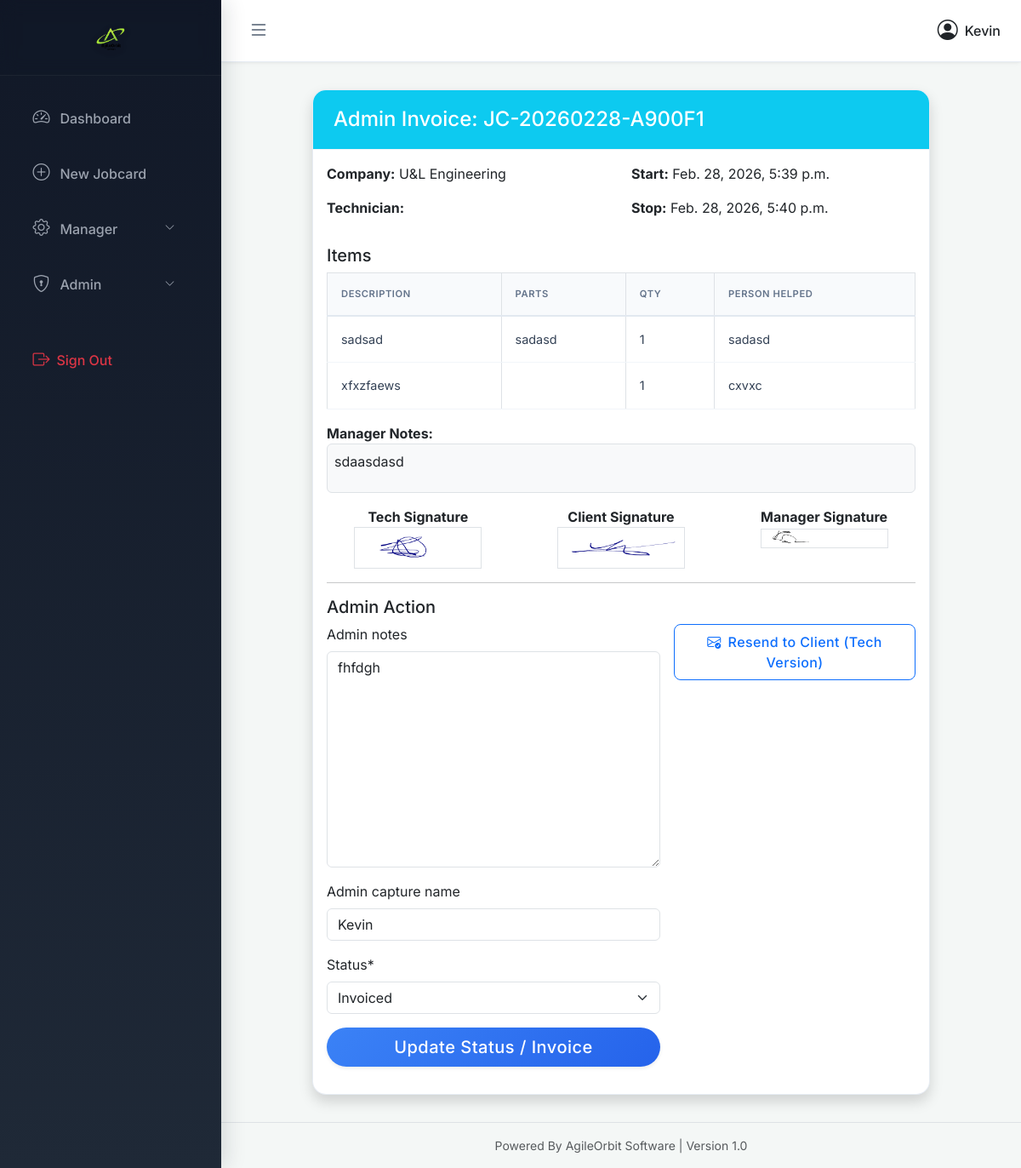
Screenshot of /manage/invoice/1/ (signed in) with the database file from the repository.
### jobcards/models.py (models this page shows, shortened)
class GlobalSettings(models.Model):
    company_name = models.CharField(max_length=255, default="My Company")
    company_logo = models.ImageField(upload_to='company_logos/', null=True, blank=True)
    watermark = models.ImageField(upload_to='watermarks/', null=True, blank=True)
    company_address = models.TextField(blank=True)
    company_contact = models.CharField(max_length=50, blank=True)
    class Meta:
        verbose_name_plural = "Global Settings"

class User(AbstractUser):
    class Role(models.TextChoices):
        SUPERUSER = 'SUPERUSER', 'Superuser'
        TECHNICIAN = 'TECHNICIAN', 'Technician'
        MANAGER = 'MANAGER', 'Manager'
        ADMIN = 'ADMIN', 'Admin'
    role = models.CharField(max_length=20, choices=Role.choices, default=Role.TECHNICIAN)
    def is_technician(self):
        return self.role == self.Role.TECHNICIAN
    def is_manager(self):
        return self.role == self.Role.MANAGER
    def is_admin_role(self):
        return self.role == self.Role.ADMIN

class Jobcard(models.Model):
    class Status(models.TextChoices):
        DRAFT = 'DRAFT', 'Draft'
        SUBMITTED = 'SUBMITTED', 'Submitted'
        APPROVED = 'APPROVED', 'Approved'
        INVOICED = 'INVOICED', 'Invoiced'
    class Category(models.TextChoices):
        INTERNAL = 'INTERNAL', 'Internal'
        CALL_OUT = 'CALL_OUT', 'Call Out'
        BACKUPS = 'BACKUPS', 'Backups'
        REMOTE = 'REMOTE', 'Remote'
    jobcard_number = models.CharField(max_length=20, unique=True, editable=False)
    company = models.ForeignKey(Company, on_delete=models.CASCADE, null=True, blank=True)
    technician = models.ForeignKey(User, on_delete=models.SET_NULL, null=True, related_name='jobcards')
    category = models.CharField(max_length=20, choices=Category.choices, default=Category.CALL_OUT)
    status = models.CharField(max_length=20, choices=Status.choices, default=Status.DRAFT)
    time_start = models.DateTimeField(null=True, blank=True)
    time_stop = models.DateTimeField(null=True, blank=True)
    tech_signature = models.ImageField(upload_to='signatures/tech/', null=True, blank=True)
    client_signature = models.ImageField(upload_to='signatures/client/', null=True, blank=True)
    manager_signature = models.ImageField(upload_to='signatures/manager/', null=True, blank=True)
    tech_name = models.CharField(max_length=100, blank=True)
    client_name = models.CharField(max_length=100, blank=True)
    manager_name = models.CharField(max_length=100, blank=True)
    tech_notes = models.TextField(blank=True)
    manager_notes = models.TextField(blank=True)
    admin_notes = models.TextField(blank=True)
    admin_capture_name = models.CharField(max_length=100, blank=True)
    admin_capture_date = models.DateTimeField(null=True, blank=True)
    created_at = models.DateTimeField(auto_now_add=True)
    updated_at = models.DateTimeField(auto_now=True)

class Company(models.Model):
    name = models.CharField(max_length=255)
    address = models.TextField()
    contact_number = models.CharField(max_length=50)
    email = models.EmailField()
    class Meta:
        verbose_name_plural = "Companies"

class JobcardItem(models.Model):
    jobcard = models.ForeignKey(Jobcard, related_name='items', on_delete=models.CASCADE)
    description = models.CharField(max_length=255)
    parts_used = models.CharField(max_length=255, blank=True)
    qty = models.IntegerField(default=1)
    person_helped = models.CharField(max_length=100, blank=True)

### jobcards/views.py (the view, shortened to what this page needs)
# urls.py: path('manage/invoice/<int:pk>/', AdminJobcardView.as_view(), name='admin_invoice'),
class AdminJobcardView(LoginRequiredMixin, UserPassesTestMixin, UpdateView):
    model = Jobcard
    form_class = AdminActionForm
    template_name = 'jobcard_admin.html'
    success_url = reverse_lazy('dashboard')
    def test_func(self):
        return self.request.user.is_admin_role() or self.request.user.is_superuser

### jobcards/forms.py
class AdminActionForm(forms.ModelForm):
    class Meta:
        model = Jobcard
        fields = ['admin_notes', 'admin_capture_name', 'status']
    def __init__(self, *args, **kwargs):
        super().__init__(*args, **kwargs)
        self.helper = FormHelper()
        self.helper.add_input(Submit('submit', 'Update Status / Invoice', css_class='btn-primary btn-lg w-100 rounded-pill shadow-sm'))

### jobcards/context_processors.py (called while the page is built)
def global_settings(request):
    settings_obj = GlobalSettings.objects.first()
    return {'global_settings': settings_obj}

### templates/jobcard_admin.html (shortened to what this page needs)
{% extends 'base.html' %}
{% load crispy_forms_tags %}
{% block content %}
<div class="row justify-content-center">
    <div class="col-lg-10">
        <div class="card shadow">
            <div class="card-header bg-info text-white d-flex justify-content-between align-items-center">
                <h4 class="mb-0">Admin Invoice: {{ jobcard.jobcard_number }}</h4>
            </div>
            <div class="card-body">
                <div class="row mb-3">
                    <div class="col-md-6">
                        <p><strong>Company:</strong> {{ jobcard.company.name|default:jobcard.client_name }}</p>
                        <p><strong>Technician:</strong> {{ jobcard.technician.get_full_name }}</p>
                    </div>
                    <div class="col-md-6">
                        <p><strong>Start:</strong> {{ jobcard.time_start|default:"-" }}</p>
                        <p><strong>Stop:</strong> {{ jobcard.time_stop|default:"-" }}</p>
                    </div>
                </div>
                 <h5>Items</h5>
                <table class="table table-sm table-bordered">
                    <thead>
                        <tr><th>Description</th><th>Parts</th><th>Qty</th><th>Person Helped</th></tr>
                    </thead>
                    <tbody>
                        {% for item in jobcard.items.all %}
                        <tr>
                            <td>{{ item.description }}</td>
                            <td>{{ item.parts_used }}</td>
                            <td>{{ item.qty }}</td>
                            <td>{{ item.person_helped }}</td>
                        </tr>
                        {% endfor %}
                    </tbody>
                </table>
                <div class="row mb-3 mt-3">
                    <div class="col-12">
                        <strong>Manager Notes:</strong>
                        <div class="border p-2 bg-light rounded">
                            {{ jobcard.manager_notes|default:"No notes."|linebreaks }}
                        </div>
                    </div>
                </div>
                <div class="row mb-3">
                     <div class="col-md-4 text-center">
                        <strong>Tech Signature</strong><br>
                        {% if jobcard.tech_signature %}
                            <img src="{{ jobcard.tech_signature.url }}" width="150" class="border">
                        {% else %}
                            <span class="text-danger">Missing</span>
                        {% endif %}
                     </div>
                     <div class="col-md-4 text-center">
                        <strong>Client Signature</strong><br>
                        {% if jobcard.client_signature %}
                            <img src="{{ jobcard.client_signature.url }}" width="150" class="border">
                        {% else %}
                             <span class="text-danger">Missing</span>
                        {% endif %}
                     </div>
                      <div class="col-md-4 text-center">
                        <strong>Manager Signature</strong><br>
                        {% if jobcard.manager_signature %}
                            <img src="{{ jobcard.manager_signature.url }}" width="150" class="border">
                        {% else %}
                             <span class="text-danger">Missing</span>
                        {% endif %}
                     </div>
                </div>
                <hr>
                <div class="d-flex justify-content-between align-items-start">
                    <div class="flex-grow-1 me-3">
                        <h5>Admin Action</h5>
                        {% crispy form %}
                    </div>
                    <div class="mt-4 pt-2">
                         <form action="{% url 'resend_jobcard_email' jobcard.pk %}" method="post">
                            <button type="submit" class="btn btn-outline-primary" onclick="return confirm('Send Tech-only PDF to client?');">
                                <i class="bi bi-envelope-check me-2"></i>Resend to Client (Tech Version)
                            </button>
                        </form>
                    </div>
                </div>
            </div>
        </div>
    </div>
</div>
{% endblock %}

### templates/base.html (shortened to what this page needs)
<!DOCTYPE html>
<html lang="en">
<head>
    <link href="https://cdn.jsdelivr.net/npm/bootstrap@5.3.0/dist/css/bootstrap.min.css" rel="stylesheet">
    <link rel="stylesheet" href="https://cdn.jsdelivr.net/npm/bootstrap-icons@1.11.1/font/bootstrap-icons.css">
</head>
<body>
    <div id="wrapper">
        <nav id="sidebar" class="sidebar">
            <div class="sidebar-header">
                {% if global_settings and global_settings.company_logo %}
                    <img src="{{ global_settings.company_logo.url }}" alt="Company Logo">
                {% else %}
                    <i class="bi bi-layers-half text-primary me-2"></i>Jobcard Sys
                {% endif %}
            </div>
            <ul class="nav flex-column mb-auto mt-3 px-2">
                {% if user.is_authenticated %}
                    <li class="nav-item">
                        <a class="nav-link" href="{% url 'dashboard' %}">
                            <i class="bi bi-speedometer2"></i>Dashboard
                        </a>
                    </li>
                    {% if user.is_technician or user.is_superuser %}
                        <li class="nav-item">
                            <a class="nav-link" href="{% url 'jobcard_create' %}">
                                <i class="bi bi-plus-circle"></i>New Jobcard
                            </a>
                        </li>
                    {% endif %}
                    {% if user.is_manager or user.is_superuser %}
                        <li class="nav-item">
                            <a class="nav-link d-flex justify-content-between align-items-center" data-bs-toggle="collapse" href="#managerSubmenu" role="button" aria-expanded="false" aria-controls="managerSubmenu">
                                <span><i class="bi bi-gear"></i>Manager</span>
                                <i class="bi bi-chevron-down" style="font-size: 0.75rem;"></i>
                            </a>
                        </li>
                    {% endif %}
                    {% if user.is_superuser %}
                        <li class="nav-item">
                            <a class="nav-link d-flex justify-content-between align-items-center" data-bs-toggle="collapse" href="#adminSubmenu" role="button" aria-expanded="false" aria-controls="adminSubmenu">
                                <span><i class="bi bi-shield-lock"></i>Admin</span>
                                <i class="bi bi-chevron-down" style="font-size: 0.75rem;"></i>
                            </a>
                        </li>
                    {% endif %}
                    <li class="nav-item mt-4 mb-4">
                        <form action="{% url 'logout' %}" method="post">
                            <button type="submit" class="nav-link w-100 text-start border-0 text-danger" style="background-color: transparent;">
                                <i class="bi bi-box-arrow-right me-2"></i>Sign Out
                            </button>
                        </form>
                    </li>
                {% else %}
                    <li class="nav-item">
                        <a class="nav-link" href="{% url 'login' %}">
                            <i class="bi bi-box-arrow-in-right"></i>Login
                        </a>
                    </li>
                {% endif %}
            </ul>
        </nav>
        <div id="page-content-wrapper">
            <header id="top-header" class="top-navbar">
                <button id="menu-toggle" aria-label="Toggle Navigation">
                    <i class="bi bi-list"></i>
                </button>
                <div class="d-flex align-items-center">
                    {% if user.is_authenticated %}
                        <div class="d-flex align-items-center text-dark">
                            <i class="bi bi-person-circle fs-4 me-2"></i>
                            <span class="fw-medium">{{ user.get_full_name|default:user.username }}</span>
                        </div>
                    {% endif %}
                </div>
            </header>
            <main id="main-body" class="container-fluid">
                {% block content %}{% endblock %}
            </main>
            <footer id="main-footer" class="text-center py-3 text-muted small mt-auto border-top">
                Powered By AgileOrbit Software | Version 1.0
            </footer>
        </div>
    </div>
</body>
</html>

### templates/base.html (style rules this page uses)
body { background-color: #f4f7f6; font-family: 'Inter', system-ui, sans-serif; color: #1e293b; overflow-x: hidden; }
.sidebar { background: linear-gradient(180deg, #111827 0%, #1f2937 100%); color: #f8fafc; min-height: 100vh; transition: all 0.3s cubic-bezier(0.4, 0, 0.2, 1); z-index: 1050; box-shadow: 4px 0 24px rgba(17, 24, 39, 0.15); }
.sidebar .sidebar-header { padding: 24px 20px; background-color: rgba(17, 24, 39, 0.4); backdrop-filter: blur(10px); font-size: 1.25rem; font-weight: 700; text-align: center; border-bottom: 1px solid rgba(255,255,255,0.05); letter-spacing: 0.5px; }
.sidebar .sidebar-header img { max-height: 40px; max-width: 100%; filter: drop-shadow(0 2px 4px rgba(0,0,0,0.2)); }
.sidebar .nav-link { color: #9ca3af; border-radius: 0.5rem; margin: 0.35rem 0.75rem; padding: 0.75rem 1.15rem; font-weight: 500; transition: all 0.25s ease; }
.sidebar .nav-link i { margin-right: 12px; font-size: 1.25rem; width: 20px; text-align: center; }
.top-navbar { background-color: #ffffff !important; box-shadow: 0 1px 3px 0 rgba(0, 0, 0, 0.05), 0 4px 6px -1px rgba(0, 0, 0, 0.02); border-bottom: 1px solid rgba(226, 232, 240, 0.8); padding: 1rem 1.5rem; backdrop-filter: blur(8px); }
#menu-toggle { color: #475569; transition: color 0.2s; }
.card { border: 1px solid rgba(226, 232, 240, 0.8); border-radius: 1rem; box-shadow: 0 4px 6px -1px rgba(0, 0, 0, 0.04), 0 2px 4px -1px rgba(0, 0, 0, 0.02); transition: transform 0.2s ease, box-shadow 0.2s ease; background-color: #ffffff; overflow: hidden; }
.card-header { border-bottom: 1px solid #f1f5f9; background-color: #ffffff; padding: 1.25rem 1.5rem; font-weight: 600; color: #0f172a; }
.btn { font-weight: 500; border-radius: 0.5rem; padding: 0.5rem 1.25rem; transition: all 0.2s cubic-bezier(0.4, 0, 0.2, 1); letter-spacing: 0.025em; }
.btn-primary { background: linear-gradient(135deg, #3b82f6 0%, #2563eb 100%); border: none; box-shadow: 0 4px 10px rgba(59, 130, 246, 0.3); color: #fff; }
.table { margin-bottom: 0; }
.table thead th { background-color: #f8fafc !important; color: #64748b; font-weight: 600; text-transform: uppercase; font-size: 0.7rem; letter-spacing: 0.05em; border-bottom: 2px solid #e2e8f0; padding: 1rem; }
.table tbody td { vertical-align: middle; padding: 1rem; color: #334155; border-bottom: 1px solid #f1f5f9; font-size: 0.9rem; }
#wrapper { display: flex; min-height: 100vh; width: 100vw; overflow-x: hidden; }
.sidebar { width: 260px; display: flex; flex-direction: column; }
#page-content-wrapper { flex-grow: 1; display: flex; flex-direction: column; min-width: 0; transition: margin-left 0.3s ease-in-out; }
#top-header { display: flex; align-items: center; justify-content: space-between; z-index: 1000; position: sticky; top: 0; }
#menu-toggle { background: none; border: none; font-size: 1.5rem; cursor: pointer; padding: 0; display: flex; align-items: center; justify-content: center; width: 40px; height: 40px; border-radius: 50%; }
#main-body { flex-grow: 1; padding: 2rem; animation: fadeIn 0.4s ease-out; }

### rows the page displays
GlobalSettings: company_logo (picture)
User: get_full_name "Kevin"
Jobcard: jobcard_number "JC-20260228-A900F1", company.name "U&L Engineering", time_start "Feb. 28, 2026, 5:39 p.m.", time_stop "Feb. 28, 2026, 5:40 p.m.", manager_notes "sdaasdasd", tech_signature (picture), client_signature (picture), manager_signature (picture), admin_notes "fhfdgh", admin_capture_name "Kevin", status "Invoiced"
JobcardItem: description "sadsad", parts_used "sadasd", qty "1", person_helped "sadasd"
JobcardItem: description "xfxzfaews", qty "1", person_helped "cxvxc"
